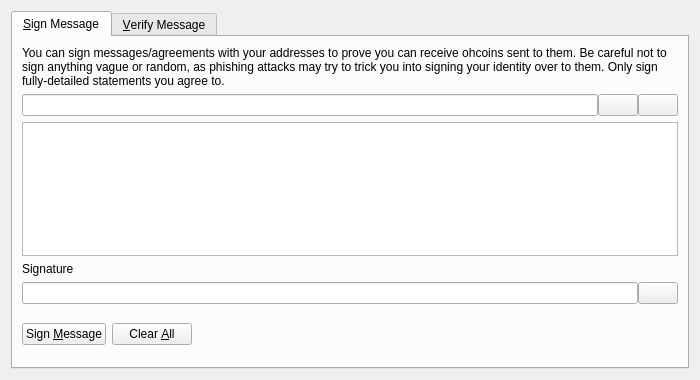
<?xml version="1.0" encoding="UTF-8"?>
<ui version="4.0">
 <class>SignVerifyMessageDialog</class>
 <widget class="QDialog" name="SignVerifyMessageDialog">
  <property name="geometry">
   <rect>
    <x>0</x>
    <y>0</y>
    <width>700</width>
    <height>380</height>
   </rect>
  </property>
  <property name="windowTitle">
   <string>Signatures - Sign / Verify a Message</string>
  </property>
  <property name="modal">
   <bool>true</bool>
  </property>
  <layout class="QVBoxLayout" name="verticalLayout">
   <item>
    <widget class="QTabWidget" name="tabWidget">
     <property name="currentIndex">
      <number>0</number>
     </property>
     <widget class="QWidget" name="tabSignMessage">
      <attribute name="title">
       <string>&amp;Sign Message</string>
      </attribute>
      <layout class="QVBoxLayout" name="verticalLayout_SM">
       <item>
        <widget class="QLabel" name="infoLabel_SM">
         <property name="text">
          <string>You can sign messages/agreements with your addresses to prove you can receive ohcoins sent to them. Be careful not to sign anything vague or random, as phishing attacks may try to trick you into signing your identity over to them. Only sign fully-detailed statements you agree to.</string>
         </property>
         <property name="textFormat">
          <enum>Qt::PlainText</enum>
         </property>
         <property name="wordWrap">
          <bool>true</bool>
         </property>
        </widget>
       </item>
       <item>
        <layout class="QHBoxLayout" name="horizontalLayout_1_SM">
         <property name="spacing">
          <number>0</number>
         </property>
         <item>
          <widget class="QValidatedLineEdit" name="addressIn_SM">
           <property name="toolTip">
            <string>The OHcoin address to sign the message with</string>
           </property>
          </widget>
         </item>
         <item>
          <widget class="QPushButton" name="addressBookButton_SM">
           <property name="toolTip">
            <string>Choose previously used address</string>
           </property>
           <property name="text">
            <string/>
           </property>
           <property name="icon">
            <iconset resource="../bitcoin.qrc">
             <normaloff>:/icons/address-book</normaloff>:/icons/address-book</iconset>
           </property>
           <property name="shortcut">
            <string>Alt+A</string>
           </property>
           <property name="autoDefault">
            <bool>false</bool>
           </property>
          </widget>
         </item>
         <item>
          <widget class="QPushButton" name="pasteButton_SM">
           <property name="toolTip">
            <string>Paste address from clipboard</string>
           </property>
           <property name="text">
            <string/>
           </property>
           <property name="icon">
            <iconset resource="../bitcoin.qrc">
             <normaloff>:/icons/editpaste</normaloff>:/icons/editpaste</iconset>
           </property>
           <property name="shortcut">
            <string>Alt+P</string>
           </property>
           <property name="autoDefault">
            <bool>false</bool>
           </property>
          </widget>
         </item>
        </layout>
       </item>
       <item>
        <widget class="QPlainTextEdit" name="messageIn_SM">
         <property name="toolTip">
          <string>Enter the message you want to sign here</string>
         </property>
        </widget>
       </item>
       <item>
        <widget class="QLabel" name="signatureLabel_SM">
         <property name="text">
          <string>Signature</string>
         </property>
         <property name="textFormat">
          <enum>Qt::PlainText</enum>
         </property>
        </widget>
       </item>
       <item>
        <layout class="QHBoxLayout" name="horizontalLayout_2_SM">
         <property name="spacing">
          <number>0</number>
         </property>
         <item>
          <widget class="QLineEdit" name="signatureOut_SM">
           <property name="font">
            <font>
             <italic>true</italic>
            </font>
           </property>
           <property name="readOnly">
            <bool>true</bool>
           </property>
          </widget>
         </item>
         <item>
          <widget class="QPushButton" name="copySignatureButton_SM">
           <property name="toolTip">
            <string>Copy the current signature to the system clipboard</string>
           </property>
           <property name="text">
            <string/>
           </property>
           <property name="icon">
            <iconset resource="../bitcoin.qrc">
             <normaloff>:/icons/editcopy</normaloff>:/icons/editcopy</iconset>
           </property>
           <property name="autoDefault">
            <bool>false</bool>
           </property>
          </widget>
         </item>
        </layout>
       </item>
       <item>
        <layout class="QHBoxLayout" name="horizontalLayout_3_SM">
         <item>
          <widget class="QPushButton" name="signMessageButton_SM">
           <property name="toolTip">
            <string>Sign the message to prove you own this OHcoin address</string>
           </property>
           <property name="text">
            <string>Sign &amp;Message</string>
           </property>
           <property name="icon">
            <iconset resource="../bitcoin.qrc">
             <normaloff>:/icons/edit</normaloff>:/icons/edit</iconset>
           </property>
           <property name="autoDefault">
            <bool>false</bool>
           </property>
          </widget>
         </item>
         <item>
          <widget class="QPushButton" name="clearButton_SM">
           <property name="toolTip">
            <string>Reset all sign message fields</string>
           </property>
           <property name="text">
            <string>Clear &amp;All</string>
           </property>
           <property name="icon">
            <iconset resource="../bitcoin.qrc">
             <normaloff>:/icons/remove</normaloff>:/icons/remove</iconset>
           </property>
           <property name="autoDefault">
            <bool>false</bool>
           </property>
          </widget>
         </item>
         <item>
          <spacer name="horizontalSpacer_1_SM">
           <property name="orientation">
            <enum>Qt::Horizontal</enum>
           </property>
           <property name="sizeHint" stdset="0">
            <size>
             <width>40</width>
             <height>48</height>
            </size>
           </property>
          </spacer>
         </item>
         <item>
          <widget class="QLabel" name="statusLabel_SM">
           <property name="font">
            <font>
             <weight>75</weight>
             <bold>true</bold>
            </font>
           </property>
           <property name="text">
            <string/>
           </property>
           <property name="wordWrap">
            <bool>true</bool>
           </property>
          </widget>
         </item>
         <item>
          <spacer name="horizontalSpacer_2_SM">
           <property name="orientation">
            <enum>Qt::Horizontal</enum>
           </property>
           <property name="sizeHint" stdset="0">
            <size>
             <width>40</width>
             <height>48</height>
            </size>
           </property>
          </spacer>
         </item>
        </layout>
       </item>
      </layout>
     </widget>
     <widget class="QWidget" name="tabVerifyMessage">
      <attribute name="title">
       <string>&amp;Verify Message</string>
      </attribute>
      <layout class="QVBoxLayout" name="verticalLayout_VM">
       <item>
        <widget class="QLabel" name="infoLabel_VM">
         <property name="text">
          <string>Enter the receiver's address, message (ensure you copy line breaks, spaces, tabs, etc. exactly) and signature below to verify the message. Be careful not to read more into the signature than what is in the signed message itself, to avoid being tricked by a man-in-the-middle attack. Note that this only proves the signing party receives with the address, it cannot prove sendership of any transaction!</string>
         </property>
         <property name="textFormat">
          <enum>Qt::PlainText</enum>
         </property>
         <property name="alignment">
          <set>Qt::AlignLeading|Qt::AlignLeft|Qt::AlignTop</set>
         </property>
         <property name="wordWrap">
          <bool>true</bool>
         </property>
        </widget>
       </item>
       <item>
        <layout class="QHBoxLayout" name="horizontalLayout_1_VM">
         <property name="spacing">
          <number>0</number>
         </property>
         <item>
          <widget class="QValidatedLineEdit" name="addressIn_VM">
           <property name="toolTip">
            <string>The OHcoin address the message was signed with</string>
           </property>
          </widget>
         </item>
         <item>
          <widget class="QPushButton" name="addressBookButton_VM">
           <property name="toolTip">
            <string>Choose previously used address</string>
           </property>
           <property name="text">
            <string/>
           </property>
           <property name="icon">
            <iconset resource="../bitcoin.qrc">
             <normaloff>:/icons/address-book</normaloff>:/icons/address-book</iconset>
           </property>
           <property name="shortcut">
            <string>Alt+A</string>
           </property>
           <property name="autoDefault">
            <bool>false</bool>
           </property>
          </widget>
         </item>
        </layout>
       </item>
       <item>
        <widget class="QPlainTextEdit" name="messageIn_VM"/>
       </item>
       <item>
        <widget class="QValidatedLineEdit" name="signatureIn_VM"/>
       </item>
       <item>
        <layout class="QHBoxLayout" name="horizontalLayout_2_VM">
         <item>
          <widget class="QPushButton" name="verifyMessageButton_VM">
           <property name="toolTip">
            <string>Verify the message to ensure it was signed with the specified OHcoin address</string>
           </property>
           <property name="text">
            <string>Verify &amp;Message</string>
           </property>
           <property name="icon">
            <iconset resource="../bitcoin.qrc">
             <normaloff>:/icons/transaction_0</normaloff>:/icons/transaction_0</iconset>
           </property>
           <property name="autoDefault">
            <bool>false</bool>
           </property>
          </widget>
         </item>
         <item>
          <widget class="QPushButton" name="clearButton_VM">
           <property name="toolTip">
            <string>Reset all verify message fields</string>
           </property>
           <property name="text">
            <string>Clear &amp;All</string>
           </property>
           <property name="icon">
            <iconset resource="../bitcoin.qrc">
             <normaloff>:/icons/remove</normaloff>:/icons/remove</iconset>
           </property>
           <property name="autoDefault">
            <bool>false</bool>
           </property>
          </widget>
         </item>
         <item>
          <spacer name="horizontalSpacer_1_VM">
           <property name="orientation">
            <enum>Qt::Horizontal</enum>
           </property>
           <property name="sizeHint" stdset="0">
            <size>
             <width>40</width>
             <height>48</height>
            </size>
           </property>
          </spacer>
         </item>
         <item>
          <widget class="QLabel" name="statusLabel_VM">
           <property name="font">
            <font>
             <weight>75</weight>
             <bold>true</bold>
            </font>
           </property>
           <property name="text">
            <string/>
           </property>
           <property name="wordWrap">
            <bool>true</bool>
           </property>
          </widget>
         </item>
         <item>
          <spacer name="horizontalSpacer_2_VM">
           <property name="orientation">
            <enum>Qt::Horizontal</enum>
           </property>
           <property name="sizeHint" stdset="0">
            <size>
             <width>40</width>
             <height>48</height>
            </size>
           </property>
          </spacer>
         </item>
        </layout>
       </item>
      </layout>
     </widget>
    </widget>
   </item>
  </layout>
 </widget>
 <customwidgets>
  <customwidget>
   <class>QValidatedLineEdit</class>
   <extends>QLineEdit</extends>
   <header>qvalidatedlineedit.h</header>
  </customwidget>
 </customwidgets>
 <resources>
  <include location="../bitcoin.qrc"/>
 </resources>
 <connections/>
</ui>
